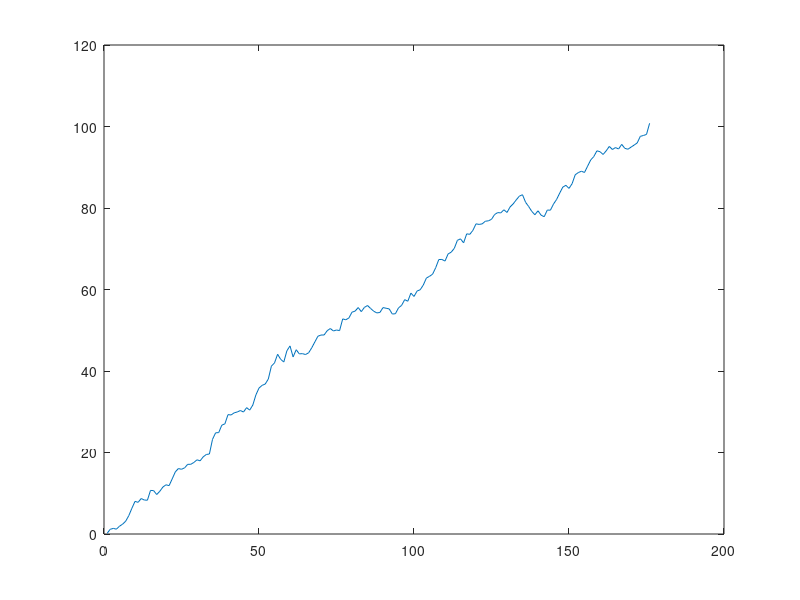

The MATLAB source for this figure:
%In this code we simulate the growing moving change problem for a sensor network of
%L nodes when the anomaly cannot grow more than a size of 3
clear all
clc
%network size
L=5;
error_count=0;
repetitions =1; %Number of monte carlo simulations
delay(1:repetitions) = 0;
pre_change_mean = 0;
post_change_mean = 1;
sigma = 1;
threshold =100;
horizon = 120000;
changepoint_1 = 1;
changepoint_2 = 10;
changepoint_3 = 20;
%changepoint_4 = 4000;
%changepoint_5 = 50000;
%changepoint_1 = horizon;
%changepoint_2 = horizon;
%changepoint_3 = horizon;
% changepoint_4 = horizon;
% changepoint_5 = horizon;
for q=1:1:repetitions
    Cusum_statistic(1:horizon)=0;
    for i = 1:1:horizon
        %if i >= changepoint_5
         %   Observations = normrnd(pre_change_mean,sigma,[L,1]);
          %  Observations(1:5) = normrnd(post_change_mean,sigma,[5,1]);
        %elseif i >= changepoint_4
         %   Observations = normrnd(pre_change_mean,sigma,[L,1]);
          %  Observations(1:4) = normrnd(post_change_mean,sigma,[4,1]);
          
          
        if i >= changepoint_3
            Observations = normrnd(pre_change_mean,sigma,[L,1]);
            Observations(1:3) = normrnd(post_change_mean,sigma,[3,1]);
        elseif i >= changepoint_2
            Observations = normrnd(pre_change_mean,sigma,[L,1]);
            Observations(1:2) = normrnd(post_change_mean,sigma,[2,1]);
        elseif i >= changepoint_1
            Observations = normrnd(pre_change_mean,sigma,[L,1]);
            Observations(1:1) = normrnd(post_change_mean,sigma);
        else %Pre-change observations generation
            ;
        end
        %PRE-CHANGE-MODE
        % JUST CHANGE THIS TO GO TO PRE-CHANGE
        %Observations = normrnd(pre_change_mean,sigma,[L,1]);
        
        %Oracle-CuSum statistic calculation- Dependeing on which point you
        %use bigger likelihood ratio
        
        
        if i >= changepoint_3
            LLR = log((normpdf(Observations(1),post_change_mean,sigma)*normpdf(Observations(2),post_change_mean,sigma)*normpdf(Observations(3),post_change_mean,sigma))/(normpdf(Observations(1),pre_change_mean,sigma)*normpdf(Observations(2),post_change_mean,sigma)*normpdf(Observations(3),post_change_mean,sigma))   );  
        elseif i >= changepoint_2
            LLR = log((normpdf(Observations(1),post_change_mean,sigma)*normpdf(Observations(2),post_change_mean,sigma))/(normpdf(Observations(1),pre_change_mean,sigma)*normpdf(Observations(2),post_change_mean,sigma))   );  
        elseif i >= changepoint_1
            LLR = log((normpdf(Observations(1),post_change_mean,sigma))/(normpdf(Observations(1),pre_change_mean,sigma))   );   
        else
            ;
        end
        
        if i==1
            Cusum_statistic(i) = max ( 0,  LLR  ) ;
        else
            Cusum_statistic(i) = max(   Cusum_statistic(i-1) + LLR  ,   0   );
        end
        
        
        if Cusum_statistic(i)>threshold
            delay(q) = i-changepoint_1+1; %DELAY
            %delay(q) = i; %FA %NNNNNNOTTTTTTTTT NEEEDEEED HERE
            break
        end
    end
        Cusum_statistic(i+1:horizon)=[];
        if mod(q,100)==0
             q
        end
        if i==horizon
              disp('error')
              error_count = error_count+1;
              delay(q)=-333;
        end 
end
delay( delay == -333)=[];
error_count
plot(Cusum_statistic)
average_delay = mean(delay) 